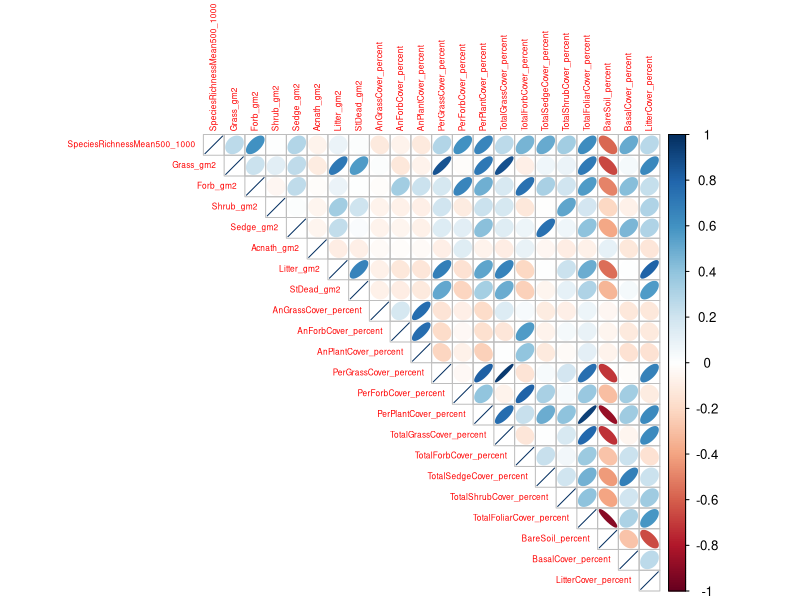
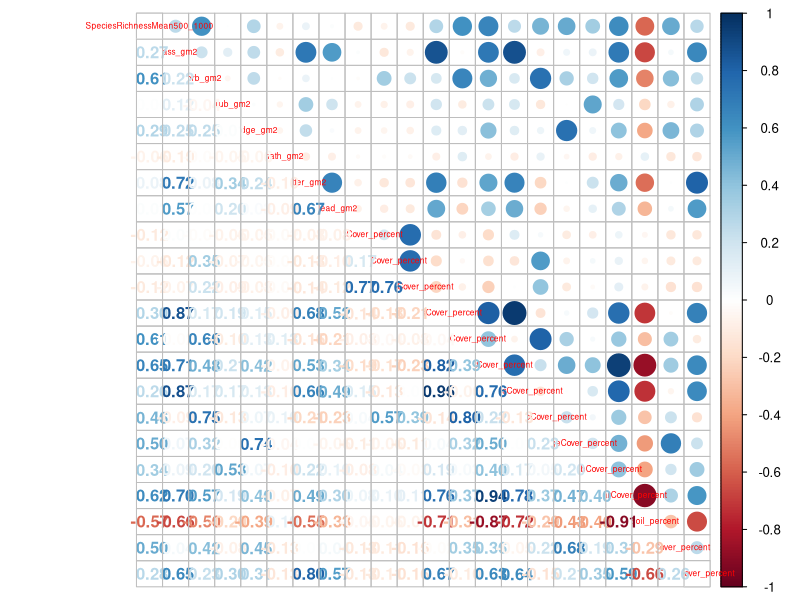
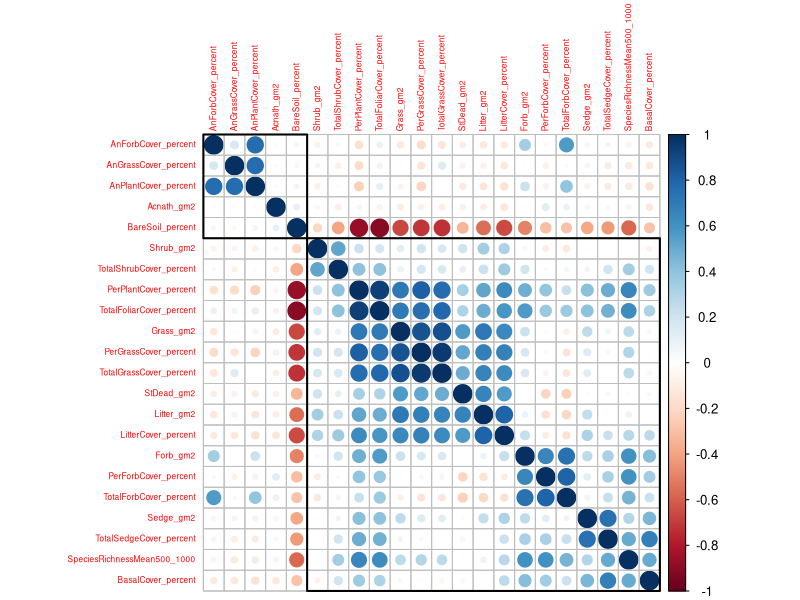
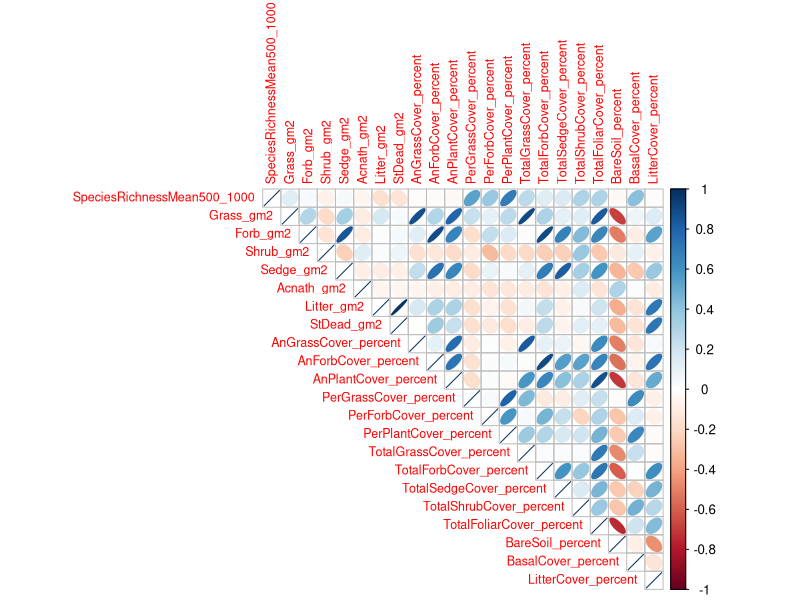
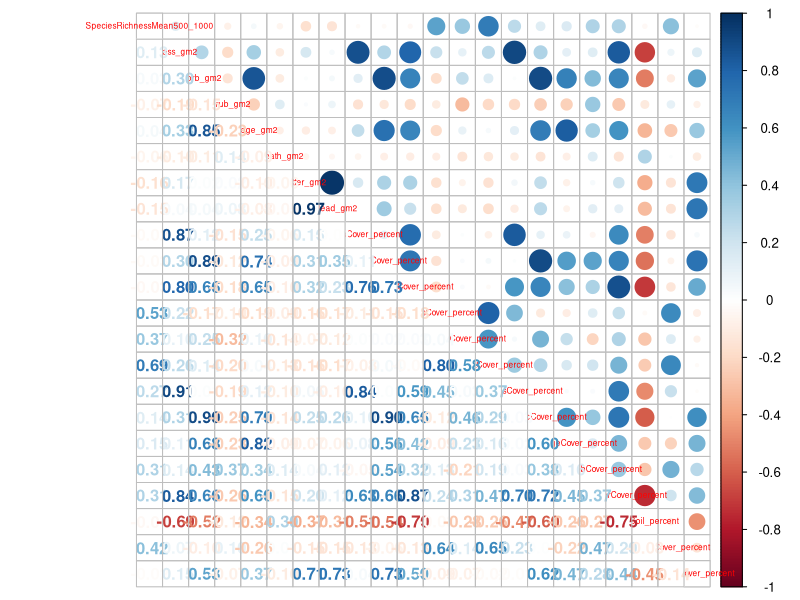
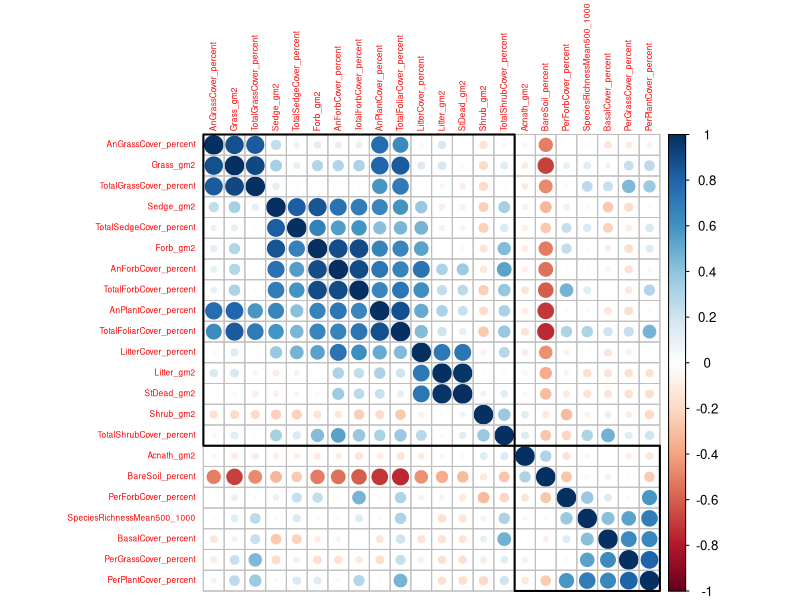
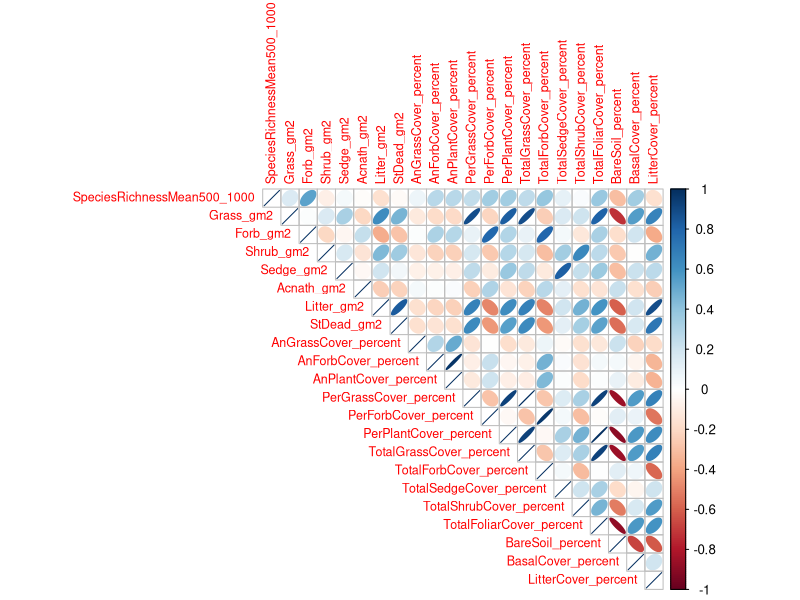
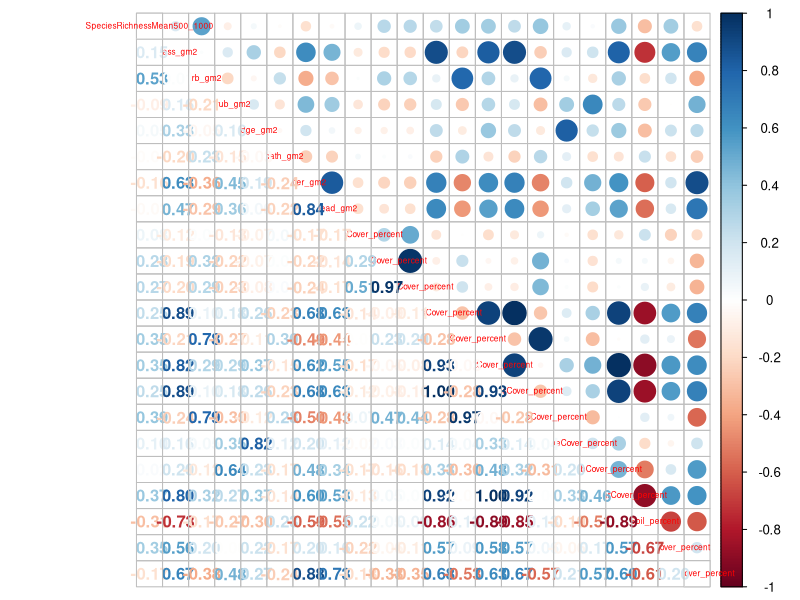

Reproduce these figures in R, in order.
library(foreign)
library(dplyr)
library(tidyr)
library(ggplot2)
library(corrplot)
mor2<- read.spss("./data/ALL_EcolHHOrgMerged_byUvuljaa_03_15_17_Simplified.sav" , 
                 to.data.frame=TRUE,
                 use.value.labels=FALSE) # should this be true?
                  # 
# tidy format
tbl_df(mor2)

# tip!  use grep() to query index info based on column name:
grep("B", colnames(df))


#
# ECOLOGICAL VARS for CORR MATRIX:
#subset out the ecological vars of interest
ecol<- mor2[,1515:1538]
ecol <- select(ecol, -10)
ecol <- select(ecol, -9)
#ecol <- select(ecol, -CrudeProtein_percent_Mean500_1000)
#shorten the variable names
names(ecol) = sub(pattern = "_Mean500_1000", replacement = "", x = names(ecol))
# create cor matrix
cor.ecol<- cor(ecol)
# plot it
corrplot(cor.ecol, method="ellipse", tl.cex = 0.5, type = "upper") #tl.pos = "td",
corrplot.mixed(cor.ecol, tl.cex = 0.5)
corrplot(cor.ecol, order="hclust", addrect=2, tl.cex = 0.5)

# Do similar to above, but w data subdivided by ecological group:
# EcologicalZone_4Name or Code
#DS<- mor2 %>% group_by("Ecologicalzone_4Code100")   # 1339

# DESERT STEPPE    n= 33
DS <- mor2 %>% filter(Ecologicalzone_4Code100 == 1)
DS.ecol<- DS[,1515:1538] %>% 
  select(-AcidDetergentFiber_percent_Mean500_1000) %>%
  select(-CrudeProtein_percent_Mean500_1000)
#shorten the variable names
names(DS.ecol) = sub(pattern = "_Mean500_1000", replacement = "", x = names(DS.ecol))
# create cor matrix
cor.DSecol<- cor(DS.ecol)
# plot it
corrplot(cor.DSecol, method="ellipse", tl.cex = 0.75, type = "upper") #tl.pos = "td",
corrplot.mixed(cor.DSecol, tl.cex = 0.5)
corrplot(cor.DSecol, order="hclust", addrect=2, tl.cex = 0.5)

# STEPPE   n= 39
ST <- mor2 %>% filter(Ecologicalzone_4Code100 == 2)
ST.ecol<- ST[,1515:1538] %>% 
  select(-AcidDetergentFiber_percent_Mean500_1000) %>%
  select(-CrudeProtein_percent_Mean500_1000)
#shorten the variable names
names(ST.ecol) = sub(pattern = "_Mean500_1000", replacement = "", x = names(ST.ecol))
# create cor matrix
cor.STecol<- cor(ST.ecol)
# plot it
corrplot(cor.STecol, method="ellipse", tl.cex = 0.75, type = "upper") #tl.pos = "td",
corrplot.mixed(cor.STecol, tl.cex = 0.5)
corrplot(cor.STecol, order="hclust", addrect=2, tl.cex = 0.5)

# EASTERN STEPPE    n= 9
ES <- mor2 %>% filter(Ecologicalzone_4Code100 == 3)
ES.ecol<- ES[,1515:1538] %>% 
  select(-AcidDetergentFiber_percent_Mean500_1000) %>%
  select(-CrudeProtein_percent_Mean500_1000) %>%
  select(-Acnath_gm2_Mean500_1000) %>%
  select(-AnGrassCover_percent_Mean500_1000)
#shorten the variable names
names(ES.ecol) = sub(pattern = "_Mean500_1000", replacement = "", x = names(ES.ecol))
# create cor matrix
cor.ESecol<- cor(ES.ecol)
# plot it
corrplot(cor.ESecol, method="ellipse", tl.cex = 0.75, type = "upper") #tl.pos = "td",
#corrplot.mixed(cor.ESecol, tl.cex = 0.5)
corrplot(cor.ESecol, order="hclust", addrect=2, tl.cex = 0.5)


# FOREST MTN STEPPE:    n= 49
FMS <- mor2 %>% filter(Ecologicalzone_4Code100 == 4)
FMS.ecol<- FMS[,1515:1538] %>% 
  select(-AcidDetergentFiber_percent_Mean500_1000) %>%
  select(-CrudeProtein_percent_Mean500_1000) %>%
  select(-Acnath_gm2_Mean500_1000)
#shorten the variable names
names(FMS.ecol) = sub(pattern = "_Mean500_1000", replacement = "", x = names(FMS.ecol))
# create cor matrix
cor.FMSecol<- cor(FMS.ecol)
# plot it
corrplot(cor.FMSecol, method="ellipse", tl.cex = 0.75, type = "upper") #tl.pos = "td",
#corrplot.mixed(cor.FMSecol, tl.cex = 0.5)
corrplot(cor.FMSecol, order="hclust", addrect=2, tl.cex = 0.5)

# PRACTICES + ECOL DATA FOR CFA:
#













# 
hist(mor2$CBRM_type)

hist(mor2$SpeciesRichnessMean500_1000)
hist(mor2$PerGrassCover_percent_Mean500_1000)


sr<- select(mor2, SocialSurveyReferenceNumber,
                  SpeciesRichnessMean500_1000,
                  PerGrassCover_percent_Mean500_1000)
 
# sr x cover x cbrm
x<- mor2 %>% 
  select(q04_CBRM_Y_N, SpeciesRichnessMean500_1000 , PerGrassCover_percent_Mean500_1000)


y<- ggplot(x, aes(x=SpeciesRichnessMean500_1000, 
                  y=PerGrassCover_percent_Mean500_1000, 
                  shape=as.factor(q04_CBRM_Y_N)))+
  geom_point(aes(color=as.factor(q04_CBRM_Y_N)))

boxplot(SpeciesRichnessMean500_1000 ~ q04_CBRM_Y_N, data= x)

# bare X 